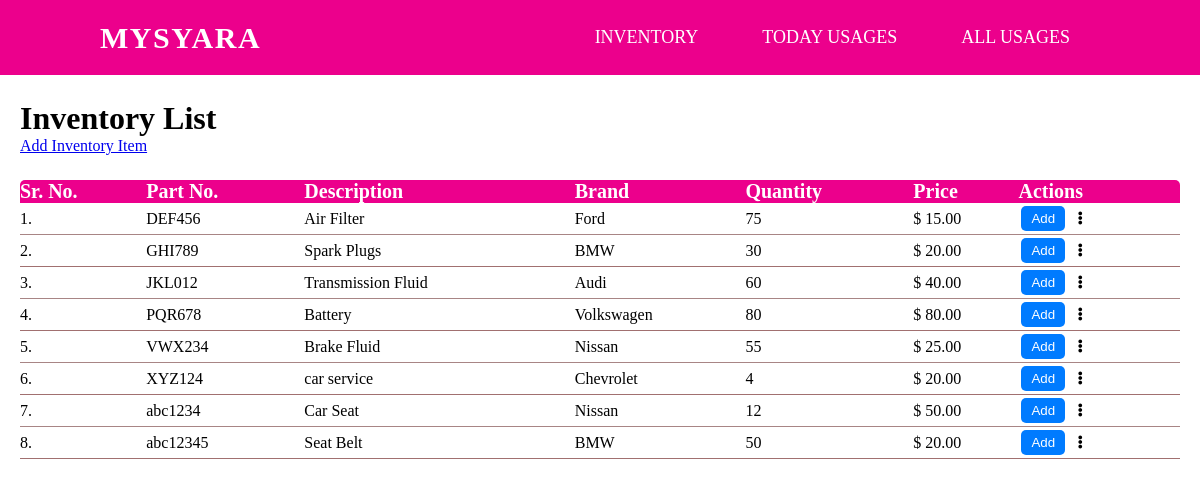
The page / on the database its author committed.
### inventory/models.py (models this page shows)
class InventoryItem(models.Model):
    serial_number = models.IntegerField(unique=True)
    part_number = models.CharField(max_length=100)
    description = models.TextField()
    brand = models.ForeignKey(Brand, on_delete=models.CASCADE)
    quantity = models.IntegerField()
    price = models.DecimalField(max_digits=10, decimal_places=2)

class Brand(models.Model):
    name = models.CharField(max_length=100)
    def __str__(self):
        return self.name

### inventory/views.py (the view)
# urls.py: path('', views.inventory_list, name='inventory_list'),  # Home page
def inventory_list(request):
    inventory_items = InventoryItem.objects.all()
    return render(request, 'inventory_list.html', {'inventory_items': inventory_items})

### templates/inventory_list.html (shortened to what this page needs)
{% extends 'base.html' %} {% block title %}Inventory List - MySyara Inventory{% endblock %} {% block content %}
<link rel="stylesheet" href="https://cdnjs.cloudflare.com/ajax/libs/font-awesome/5.15.4/css/all.min.css">
<body>
    <div class="container">
        <h1>Inventory List</h1>
        <a href="{% url 'add_inventory_item' %}">Add Inventory Item</a>
        <table class="table-content">
            <thead>
                <tr>
                    <th>Sr. No.</th>
                    <th>Part No.</th>
                    <th>Description</th>
                    <th>Brand</th>
                    <th>Quantity</th>
                    <th>Price</th>
                    <th>Actions</th>
                </tr>
            </thead>
            <tbody>
                {% for inventory_item in inventory_items %}
                <tr>
                    <td>{{ forloop.counter }}. {{ item }}</td>
                    <td>{{ inventory_item.part_number }}</td>
                    <td>{{ inventory_item.description }}</td>
                    <td>{{ inventory_item.brand }}</td>
                    <td>{{ inventory_item.quantity }}</td>
                    <td>$ {{ inventory_item.price }}</td>
                    <td class="button-container">
                        <form action="{% url 'record_usage' inventory_item_id=inventory_item.pk %}" method="post">
                            <button class="button btn-primary" type="submit" value="Add">Add</button>
                        </form>
                        <div class="kebab-menu">
                            <button class="kebab-button"><i class="fas fa-ellipsis-v"></i></button>
                        </div>
                    </td>
                </tr>
                {% endfor %}
            </tbody>
        </table>
    </div>
</body>
{% endblock %}

### templates/base.html (shortened to what this page needs)
<!DOCTYPE html>
<html lang="en">
<head>
</head>
<body>
    <div class="header">
        <nav>
            <div class="logo">
                <p>MySyara</p>
            </div>
            <ul>
                <li><a href="{% url 'inventory_list' %}">Inventory</a></li>
                <li><a href="{% url 'usage_list' %}">Today Usages</a></li>
                <li><a href="{% url 'all_usage_list' %}">All Usages</a></li>
            </ul>
        </nav>
    </div>
    <main>
        {% block content %}
        {% endblock %}
    </main>
</body>
</html>

### templates/base.html (style rules this page uses)
* { margin: 0px; padding: 0px; box-sizing: border-box; }
nav { width: 100%; height: 75px; line-height: 75px; padding: 0px 100px; position: fixed; background-image: linear-gradient(#EC008C, #EC008C); }
nav .logo p { font-size: 30px; font-weight: bold; float: left; color: white; text-transform: uppercase; letter-spacing: 1.5px; cursor: pointer; }
nav ul { float: right; }
nav li { display: inline-block; list-style: none; }
nav li a { font-size: 18px; text-transform: uppercase; padding: 0px 30px; color: white; text-decoration: none; }

### templates/inventory_list.html (style rules this page uses)
.container { padding-top: 100px; padding-left: 20px; padding-right: 20px; }
.table-content { width: 100%; border-collapse: collapse; margin-top: 25px; font-size: 12pt; min-width: 400px; border-radius: 5px 5px 0 0; overflow: hidden; }
.table-content thead tr { background-color: #EC008C; color: white; text-align: left; font-weight: bold; font-size: 15pt; }
.table-content tbody tr { border-bottom: 1px solid #9b7373dd; }
.table-content tbody tr:nth-of-type(even) { border-bottom: 1px solid #a17070; }
.kebab-menu { position: relative; display: block; z-index: 1000; }
.kebab-button { background-color: transparent; border: none; cursor: pointer; padding: 0; width: 24px; height: 24px; }
.kebab-button::after { font-size: 24px; color: black; }
.btn-primary { background-color: #007bff; color: #fff; margin: 3px; padding: 5px 10px; border: none; border-radius: 5px; cursor: pointer; }
.button-container { display: flex; align-items: center; }

### rows shown on the page
InventoryItem: part_number "DEF456", description "Air Filter", brand "Ford", quantity "75", price "15.00"
InventoryItem: part_number "GHI789", description "Spark Plugs", brand "BMW", quantity "30", price "20.00"
InventoryItem: part_number "JKL012", description "Transmission Fluid", brand "Audi", quantity "60", price "40.00"
InventoryItem: part_number "PQR678", description "Battery", brand "Volkswagen", quantity "80", price "80.00"
InventoryItem: part_number "VWX234", description "Brake Fluid", brand "Nissan", quantity "55", price "25.00"
InventoryItem: part_number "XYZ124", description "car service", brand "Chevrolet", quantity "4", price "20.00"
InventoryItem: part_number "abc1234", description "Car Seat", brand "Nissan", quantity "12", price "50.00"
InventoryItem: part_number "abc12345", description "Seat Belt", brand "BMW", quantity "50", price "20.00"
